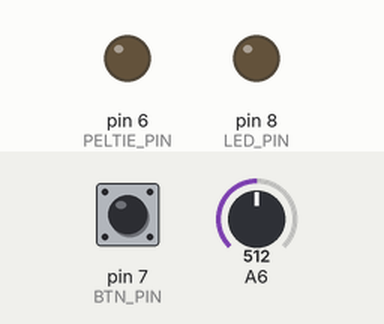
Simulated run of this sketch. Board: Arduino Uno, built with avr-gcc and run on an emulated ATmega328P. Parts: output pins drawn as LEDs (lit = HIGH). The test bench sets the inputs (shaded band); at power-on: pin 7 (BTN_PIN) LOW, A6 = 512.

Above: at 1.2 s.
1.3 s: pin 7 (BTN_PIN) pulled HIGH for 0.15 s
At 1.9 s:
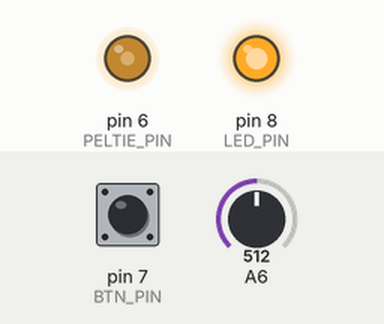
2.9 s: pin 7 (BTN_PIN) pulled HIGH for 1 s
At 3.2 s:
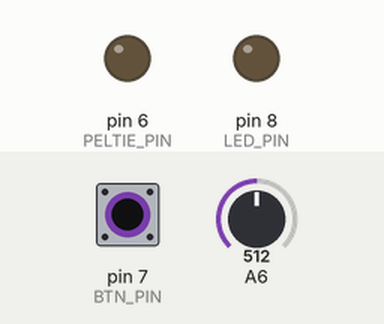
5.4 s: pin 7 (BTN_PIN) pulled HIGH for 3.2 s
At 6.1 s:
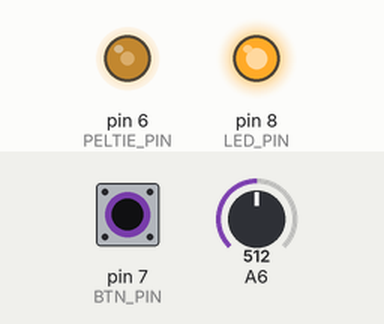
Timing chart, 0 to 8.4 s (numbered marks = the images above; inputs shaded):
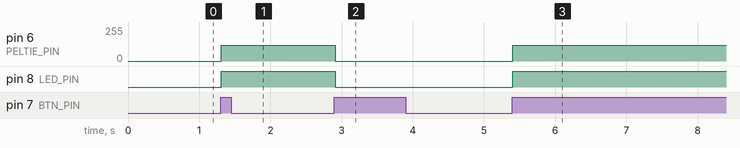

The sketch:

peltie.ino
```cpp
// (licence header left out)
#define BTN_PIN 7
#define LED_PIN 8
#define PELTIE_PIN 6
#define BTN_PERIOD 10

bool btn_flag = 0;

void updateBtn();
void turnPins(bool led_value, int peltie_value);

void setup() {
  pinMode(BTN_PIN, INPUT);
  pinMode(LED_PIN, OUTPUT);
}

void loop() {
  static uint32_t btn_tmr = 0;

  if (millis() - btn_tmr >= BTN_PERIOD) {
    updateBtn();
    btn_tmr = millis();
  }

  if (btn_flag) turnPins(HIGH, 120);
  else turnPins(LOW, 0);

  delay(10);
}

void updateBtn() {
  static bool last_btn = 0;

  bool cur_btn = digitalRead(BTN_PIN);
  if (last_btn == 0 && cur_btn == 1) btn_flag = !btn_flag;

  last_btn = cur_btn;
}

void turnPins(bool led_value, int peltie_value) {
  if (digitalRead(LED_PIN) != led_value) digitalWrite(LED_PIN, led_value);
  if (analogRead(PELTIE_PIN) != peltie_value) analogWrite(PELTIE_PIN, peltie_value);
}
```

Measured:
- after the input at 1.3 s, pin 6 (PELTIE_PIN): 0/255 → 120/255 at once; pin 8 (LED_PIN): LOW → HIGH at once
- after the input at 2.9 s, pin 6 (PELTIE_PIN): 120/255 → 0/255 at once; pin 8 (LED_PIN): HIGH → LOW at once
- after the input at 5.4 s, pin 6 (PELTIE_PIN): 0/255 → 120/255 at once; pin 8 (LED_PIN): LOW → HIGH at once
